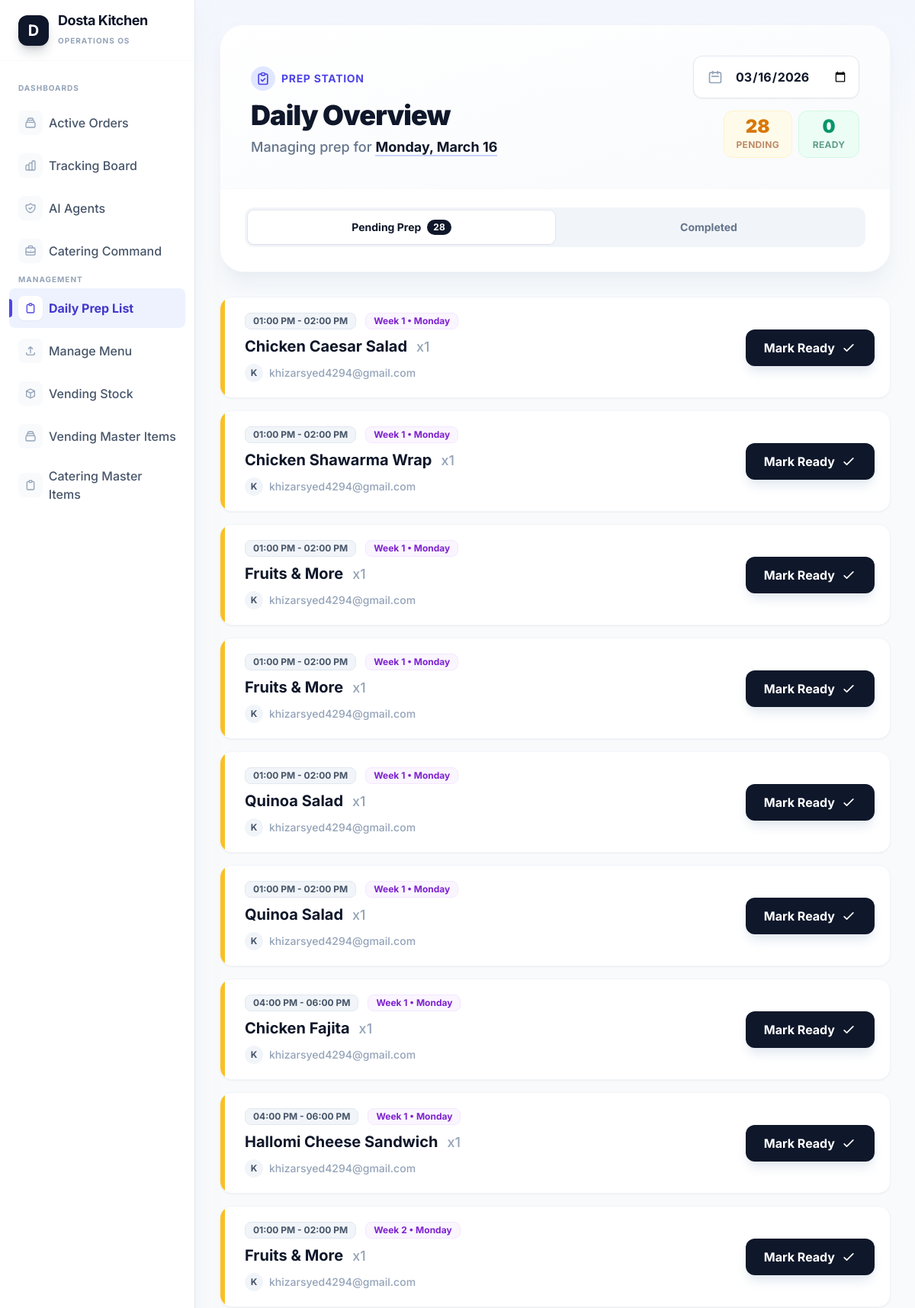
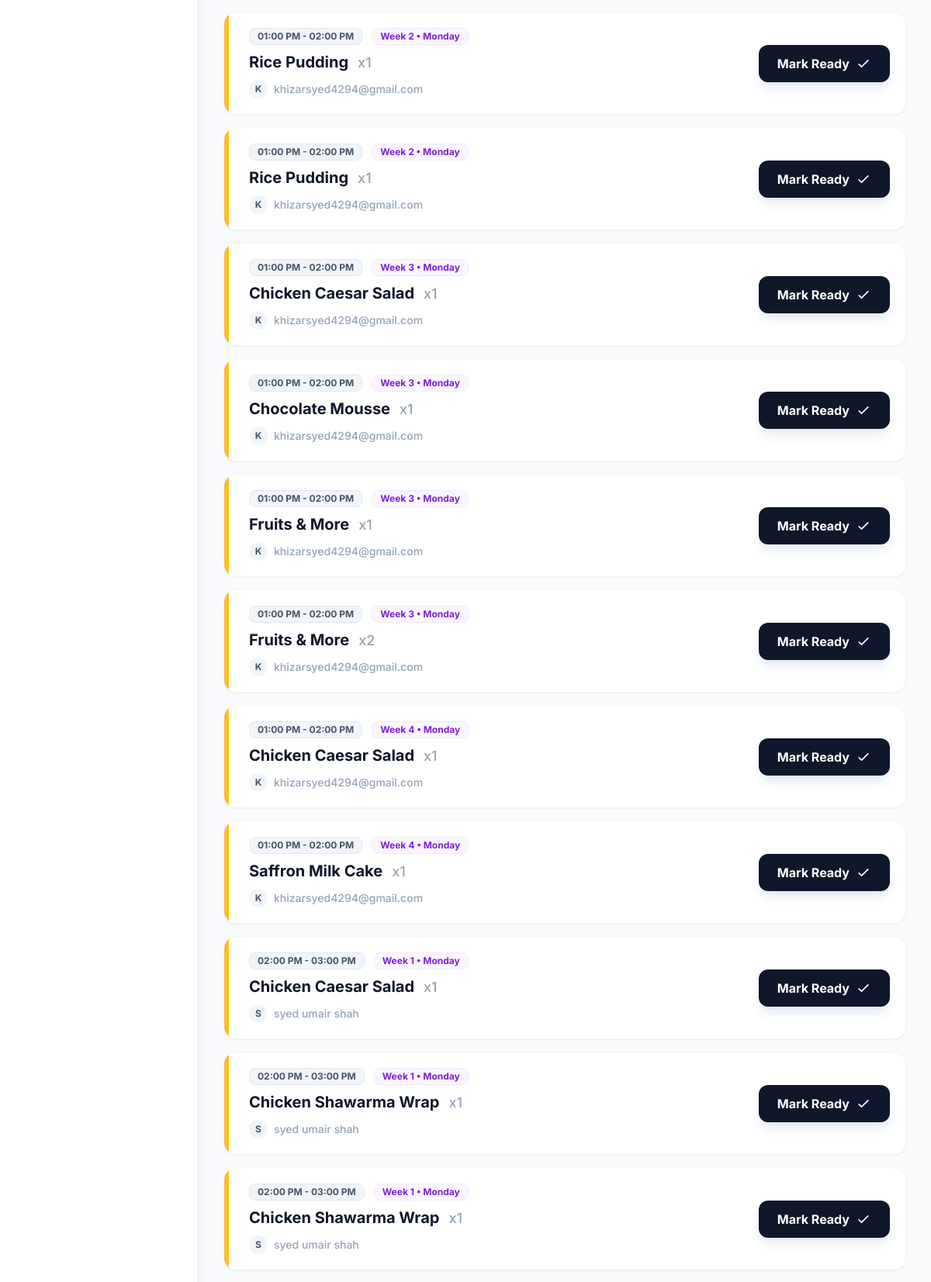
The page /kitchen/daily-orders/ (signed in, upper part) on the database its author committed (2 pictures, top to bottom).
### vending/models.py (models this page shows, shortened)
class OrderItem(models.Model):
    order = models.ForeignKey(Order, related_name="items", on_delete=models.CASCADE)
    menu_item = models.ForeignKey(MenuItem, related_name="order_items", on_delete=models.PROTECT, null=True, blank=True)
    sweets_item = models.ForeignKey('catering.SweetsItem', related_name="order_items", on_delete=models.PROTECT, null=True, blank=True)
    sweets_variation = models.ForeignKey('catering.SweetsItemVariation', related_name="order_items", on_delete=models.SET_NULL, null=True, blank=True)
    quantity = models.PositiveIntegerField(default=1)
    day_of_week = models.CharField(max_length=10, choices=DayOfWeek.choices, null=True, blank=True)
    week_number = models.PositiveSmallIntegerField(null=True, blank=True)
    vending_good_uuid = models.CharField(max_length=255, null=True, blank=True) # NEW: Vending Good UUID
    heating_requested = models.BooleanField(default=False, null=True, blank=True)
    plan_type = models.CharField(max_length=20, choices=PlanType.choices, default=PlanType.ORDER_NOW)
    plan_subtype = models.CharField(max_length=20, choices=PlanSubType.choices, default=PlanSubType.NONE)
    pickup_type = models.CharField(max_length=20, choices=PickupType.choices, null=True, blank=True)
    pickup_date = models.DateField(null=True, blank=True)
    pickup_slot = models.ForeignKey(PickupTimeSlot, related_name="order_items", on_delete=models.SET_NULL, null=True, blank=True)
    status = models.CharField(max_length=20, choices=OrderStatus.choices, default=OrderStatus.PENDING, null=True, blank=True)
    pickup_code = models.CharField(max_length=50, blank=True, null=True)
    created_at = models.DateTimeField(auto_now_add=True)
    class Meta:
        indexes = [models.Index(fields=["order", "week_number", "day_of_week"])]

class PickupTimeSlot(models.Model):
    label = models.CharField(max_length=100)
    start_time = models.TimeField()
    end_time = models.TimeField()
    location = models.ForeignKey(VendingLocation, related_name="pickup_slots", on_delete=models.CASCADE, null=True, blank=True)
    is_active = models.BooleanField(default=True)

class MenuItem(models.Model):
    menu = models.ForeignKey(Menu, related_name='items', on_delete=models.CASCADE)
    master_item = models.ForeignKey(MasterItem, related_name='menu_items', on_delete=models.PROTECT, null=True, blank=True)
    name = models.CharField(max_length=255)
    price = models.DecimalField(max_digits=10, decimal_places=2)
    description = models.TextField()
    ingredients = models.TextField(blank=True, null=True)
    calories = models.PositiveIntegerField(default=0, help_text="kcal")
    protein = models.DecimalField(max_digits=6, decimal_places=2, default=0, help_text="grams")
    carbs = models.DecimalField(max_digits=6, decimal_places=2, default=0, help_text="grams")
    fats = models.DecimalField(max_digits=6, decimal_places=2, default=0, help_text="grams")
    offer = models.CharField(max_length=255, blank=True, null=True)
    terms_and_conditions = models.TextField(blank=True, null=True)
    heating = models.BooleanField(default=False)
    image_source_url = models.URLField(max_length=500, blank=True, null=True)
    image = models.ImageField(upload_to='menu_images/')

### kitchen/views.py (the view)
# urls.py: path('daily-orders/', views.daily_orders_view, name='daily_orders'),
@login_required
@user_passes_test(is_kitchen_admin)
def daily_orders_view(request):
    date_str = request.GET.get('date')
    if date_str:
        try:
            selected_date = timezone.datetime.strptime(date_str, '%Y-%m-%d').date()
        except ValueError:
            selected_date = timezone.now().date()
    else:
        selected_date = timezone.now().date()
    day_name = selected_date.strftime('%A') # e.g. "Tuesday"
    items = OrderItem.objects.filter(
        (
            Q(plan_type='START_PLAN', plan_subtype__in=[PlanSubType.WEEKLY, PlanSubType.MONTHLY], day_of_week=day_name)
        ) | (
            Q(plan_type__in=['ORDER_NOW', 'SMART_GRAB'], pickup_date=selected_date)
        )
    ).filter(
        pickup_code__isnull=True,
        order__status__in=[
            OrderStatus.CONFIRMED,
            OrderStatus.PREPARING,
            OrderStatus.READY,
            OrderStatus.PENDING
        ]
    ).select_related('menu_item', 'order', 'order__user', 'pickup_slot', 'order__pickup_slot').order_by('order__user__username', 'week_number', 'pickup_slot__start_time', 'menu_item__name')
    pending_items = []
    ready_items = []
    for item in items:
        slot_obj = item.pickup_slot or item.order.pickup_slot
        item.slot_label = slot_obj.label if slot_obj else "Standard Pickup"
        item.user_name = f"{item.order.user.first_name} {item.order.user.last_name}".strip() or item.order.user.username
        if item.status == OrderStatus.READY:
            ready_items.append(item)
        else:
            pending_items.append(item)
    context = {
        'selected_date': selected_date,
        'day_name': day_name,
        'pending_items': pending_items,
        'ready_items': ready_items,
        'date_str': selected_date.strftime('%Y-%m-%d'),
        'total_orders_count': items.count(),
        'pending_count': len(pending_items),
        'ready_count': len(ready_items)
    }
    return render(request, 'kitchen/daily_orders.html', context)

### kitchen/views.py (called while the page is built)
def is_kitchen_admin(user):
    return user.is_authenticated and (user.is_staff or user.is_superuser)

### kitchen/templates/kitchen/daily_orders.html (shortened to what this page needs)
{% extends 'kitchen/base.html' %} {% block content %}
<div
 class="max-w-5xl mx-auto pb-12 animate-fade-in-up"
 x-data="{ tab: 'pending' }">
 <div
  class="bg-white rounded-[2rem] shadow-xl shadow-slate-200/50 border border-slate-100 overflow-hidden mb-8">
  <div class="p-8 sm:p-10 bg-gradient-to-br from-white to-slate-50 relative">
   <div
    class="flex flex-col md:flex-row justify-between items-start md:items-end gap-6 relative z-10">
    <div>
     <div class="flex items-center gap-2 mb-3">
      <span
       class="inline-flex items-center justify-center w-8 h-8 rounded-full bg-indigo-100 text-indigo-600">
       <svg
        class="w-5 h-5"
        fill="none"
        stroke="currentColor"
        viewBox="0 0 24 24">
        <path
         stroke-linecap="round"
         stroke-linejoin="round"
         stroke-width="2"
         d="M9 5H7a2 2 0 00-2 2v12a2 2 0 002 2h10a2 2 0 002-2V7a2 2 0 00-2-2h-2M9 5a2 2 0 002 2h2a2 2 0 002-2M9 5a2 2 0 012-2h2a2 2 0 012 2m-6 9l2 2 4-4"></path>
       </svg>
      </span>
      <span class="text-sm font-bold text-indigo-600 uppercase tracking-wider"
       >Prep Station</span
      >
     </div>
     <h2 class="text-4xl font-black text-slate-900 tracking-tight mb-2">
      Daily Overview
     </h2>
     <p class="text-slate-500 font-medium text-lg">
      Managing prep for
      <span class="text-slate-900 font-bold border-b-2 border-indigo-200"
       >{{ selected_date|date:"l, F j" }}</span
      >
     </p>
    </div>
    <div class="flex flex-col items-end gap-4 w-full md:w-auto">
     <form
      method="GET"
      action="{% url 'kitchen:daily_orders' %}"
      class="flex items-center bg-white rounded-xl shadow-sm border border-slate-200 p-1.5 w-full md:w-auto">
      <div class="pl-3 pr-2 text-slate-400">
       <svg
        class="w-5 h-5"
        fill="none"
        stroke="currentColor"
        viewBox="0 0 24 24">
        <path
         stroke-linecap="round"
         stroke-linejoin="round"
         stroke-width="2"
         d="M8 7V3m8 4V3m-9 8h10M5 21h14a2 2 0 002-2V7a2 2 0 00-2-2H5a2 2 0 00-2 2v12a2 2 0 002 2z"></path>
       </svg>
      </div>
      <input
       type="date"
       name="date"
       value="{{ date_str }}"
       onchange="this.form.submit()"
       class="block w-full border-0 p-2 text-slate-900 placeholder-slate-400 focus:ring-0 font-bold bg-transparent cursor-pointer hover:text-indigo-600 transition-colors" />
     </form>
     <div class="flex gap-2">
      <div
       class="flex flex-col items-center bg-amber-50 rounded-xl px-4 py-2 border border-amber-100 min-w-[5rem]">
       <span class="text-2xl font-black text-amber-600 leading-none"
        >{{ pending_count }}</span
       >
       <span
        class="text-xs font-bold text-amber-800/60 uppercase tracking-wide mt-1"
        >Pending</span
       >
      </div>
      <div
       class="flex flex-col items-center bg-emerald-50 rounded-xl px-4 py-2 border border-emerald-100 min-w-[5rem]">
       <span class="text-2xl font-black text-emerald-600 leading-none"
        >{{ ready_count }}</span
       >
       <span
        class="text-xs font-bold text-emerald-800/60 uppercase tracking-wide mt-1"
        >Ready</span
       >
      </div>
     </div>
    </div>
   </div>
  </div>
  <div class="px-8 pb-8 bg-white border-t border-slate-50 pt-6">
   <div class="flex p-1 bg-slate-100 rounded-xl">
    <button
     @click="tab = 'pending'"
     class="flex-1 py-3 px-4 rounded-lg text-sm font-bold transition-all duration-200 flex items-center justify-center gap-2"
     :class="{'bg-white text-slate-900 shadow-sm ring-1 ring-black/5': tab === 'pending', 'text-slate-500 hover:text-slate-700': tab !== 'pending'}">
     <span>Pending Prep</span>
     <span
      class="bg-slate-900 text-white text-xs px-2 py-0.5 rounded-full"
      x-show="tab === 'pending'"
      >{{ pending_count }}</span
     >
    </button>
    <button
     @click="tab = 'ready'"
     class="flex-1 py-3 px-4 rounded-lg text-sm font-bold transition-all duration-200 flex items-center justify-center gap-2"
     :class="{'bg-white text-slate-900 shadow-sm ring-1 ring-black/5': tab === 'ready', 'text-slate-500 hover:text-slate-700': tab !== 'ready'}">
     <span>Completed</span>
    </button>
   </div>
  </div>
 </div>
 <div
  x-show="tab === 'pending'"
  x-transition:enter="transition ease-out duration-200"
  x-transition:enter-start="opacity-0 translate-y-2"
  x-transition:enter-end="opacity-100 translate-y-0">
  {% if pending_items %}
  <ul class="space-y-4">
   {% for item in pending_items %}
   <li
    class="group bg-white rounded-2xl p-5 shadow-sm border border-slate-100 hover:shadow-md hover:border-slate-200 transition-all duration-200 flex flex-col sm:flex-row gap-5 items-start sm:items-center relative overflow-hidden">
    <div
     class="absolute left-0 top-0 bottom-0 w-1.5 bg-amber-400 group-hover:bg-amber-500 transition-colors"></div>
    <div class="flex-grow pl-3">
     <div class="flex flex-wrap items-center gap-3 mb-2">
      <span
       class="inline-flex items-center px-2.5 py-0.5 rounded-lg text-xs font-bold bg-slate-100 text-slate-600 border border-slate-200">
       {{ item.slot_label }}
      </span>
      {% if item.day_of_week %}
      <span
       class="inline-flex items-center px-2.5 py-0.5 rounded-lg text-xs font-bold bg-purple-50 text-purple-700 border border-purple-100">
       Week {{ item.week_number }} • {{ item.day_of_week }}
      </span>
      {% endif %}
     </div>
     <div class="flex items-baseline gap-3">
      <h3 class="text-xl font-bold text-slate-900">
       {{ item.menu_item.name }}
      </h3>
      <span class="text-lg font-medium text-slate-400"
       >x{{ item.quantity }}</span
      >
     </div>
     <div class="mt-2 text-sm font-medium text-slate-400 flex items-center">
      <div
       class="w-6 h-6 rounded-full bg-slate-100 flex items-center justify-center text-xs font-bold text-slate-600 mr-2">
       {{ item.user_name|make_list|first|upper }}
      </div>
      {{ item.user_name }}
     </div>
    </div>
    <div class="flex-shrink-0 w-full sm:w-auto">
     <form
      method="POST"
      action="{% url 'kitchen:update_item_status' item.id %}">
      <button
       type="submit"
       class="w-full sm:w-auto inline-flex items-center justify-center px-6 py-3 bg-slate-900 hover:bg-emerald-600 text-white font-bold rounded-xl shadow-lg shadow-slate-200 hover:shadow-emerald-200 transform transition-all duration-200 active:scale-95 group-submit">
       <span class="mr-2 group-hover:hidden">Mark Ready</span>
       <svg
        class="w-5 h-5 group-hover:animate-bounce"
        fill="none"
        stroke="currentColor"
        viewBox="0 0 24 24">
        <path
         stroke-linecap="round"
         stroke-linejoin="round"
         stroke-width="2"
         d="M5 13l4 4L19 7"></path>
       </svg>
      </button>
     </form>
    </div>
   </li>
   {% endfor %}
  </ul>
  {% endif %}
 </div>
</div>
{% endblock %}

### kitchen/templates/kitchen/base.html (style rules this page uses)
body { font-family: "Inter", sans-serif; }

### kitchen/templates/kitchen/daily_orders.html (style rules this page uses)
.animate-fade-in-up { animation: fadeInUp 0.4s ease-out forwards; }

### rows shown on the page
OrderItem: slot_label "01:00 PM - 02:00 PM", week_number "1", day_of_week "Monday", menu_item.name "Chicken Caesar Salad", quantity "1", user_name|make_list "K", user_name "khizarsyed4294@gmail.com"
OrderItem: slot_label "01:00 PM - 02:00 PM", week_number "1", day_of_week "Monday", menu_item.name "Chicken Shawarma Wrap", quantity "1", user_name|make_list "K", user_name "khizarsyed4294@gmail.com"
OrderItem: slot_label "01:00 PM - 02:00 PM", week_number "1", day_of_week "Monday", menu_item.name "Fruits & More", quantity "1", user_name|make_list "K", user_name "khizarsyed4294@gmail.com"
OrderItem: slot_label "01:00 PM - 02:00 PM", week_number "1", day_of_week "Monday", menu_item.name "Fruits & More", quantity "1", user_name|make_list "K", user_name "khizarsyed4294@gmail.com"
OrderItem: slot_label "01:00 PM - 02:00 PM", week_number "1", day_of_week "Monday", menu_item.name "Quinoa Salad", quantity "1", user_name|make_list "K", user_name "khizarsyed4294@gmail.com"
OrderItem: slot_label "01:00 PM - 02:00 PM", week_number "1", day_of_week "Monday", menu_item.name "Quinoa Salad", quantity "1", user_name|make_list "K", user_name "khizarsyed4294@gmail.com"
OrderItem: slot_label "04:00 PM - 06:00 PM", week_number "1", day_of_week "Monday", menu_item.name "Chicken Fajita", quantity "1", user_name|make_list "K", user_name "khizarsyed4294@gmail.com"
OrderItem: slot_label "04:00 PM - 06:00 PM", week_number "1", day_of_week "Monday", menu_item.name "Hallomi Cheese Sandwich", quantity "1", user_name|make_list "K", user_name "khizarsyed4294@gmail.com"
OrderItem: slot_label "01:00 PM - 02:00 PM", week_number "2", day_of_week "Monday", menu_item.name "Fruits & More", quantity "1", user_name|make_list "K", user_name "khizarsyed4294@gmail.com"
OrderItem: slot_label "01:00 PM - 02:00 PM", week_number "2", day_of_week "Monday", menu_item.name "Rice Pudding", quantity "1", user_name|make_list "K", user_name "khizarsyed4294@gmail.com"
OrderItem: slot_label "01:00 PM - 02:00 PM", week_number "2", day_of_week "Monday", menu_item.name "Rice Pudding", quantity "1", user_name|make_list "K", user_name "khizarsyed4294@gmail.com"
OrderItem: slot_label "01:00 PM - 02:00 PM", week_number "3", day_of_week "Monday", menu_item.name "Chicken Caesar Salad", quantity "1", user_name|make_list "K", user_name "khizarsyed4294@gmail.com"
OrderItem: slot_label "01:00 PM - 02:00 PM", week_number "3", day_of_week "Monday", menu_item.name "Chocolate Mousse", quantity "1", user_name|make_list "K", user_name "khizarsyed4294@gmail.com"
OrderItem: slot_label "01:00 PM - 02:00 PM", week_number "3", day_of_week "Monday", menu_item.name "Fruits & More", quantity "1", user_name|make_list "K", user_name "khizarsyed4294@gmail.com"
OrderItem: slot_label "01:00 PM - 02:00 PM", week_number "3", day_of_week "Monday", menu_item.name "Fruits & More", quantity "2", user_name|make_list "K", user_name "khizarsyed4294@gmail.com"
OrderItem: slot_label "01:00 PM - 02:00 PM", week_number "4", day_of_week "Monday", menu_item.name "Chicken Caesar Salad", quantity "1", user_name|make_list "K", user_name "khizarsyed4294@gmail.com"
OrderItem: slot_label "01:00 PM - 02:00 PM", week_number "4", day_of_week "Monday", menu_item.name "Saffron Milk Cake", quantity "1", user_name|make_list "K", user_name "khizarsyed4294@gmail.com"
OrderItem: slot_label "02:00 PM - 03:00 PM", week_number "1", day_of_week "Monday", menu_item.name "Chicken Caesar Salad", quantity "1", user_name|make_list "S", user_name "syed umair shah"
OrderItem: slot_label "02:00 PM - 03:00 PM", week_number "1", day_of_week "Monday", menu_item.name "Chicken Shawarma Wrap", quantity "1", user_name|make_list "S", user_name "syed umair shah"
OrderItem: slot_label "02:00 PM - 03:00 PM", week_number "1", day_of_week "Monday", menu_item.name "Chicken Shawarma Wrap", quantity "1", user_name|make_list "S", user_name "syed umair shah"

### other values the page prints
{{ pending_count }} "28"
{{ ready_count }} "0"
